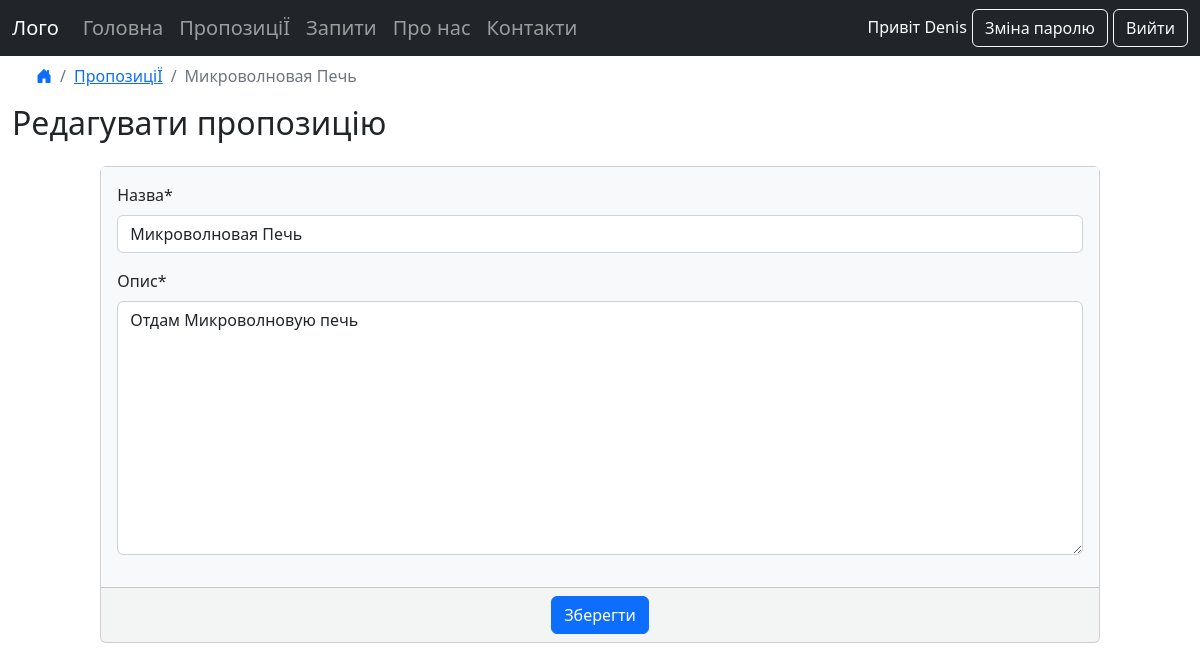
The app's page /offers/offers/1/edit/ (signed in), older data.
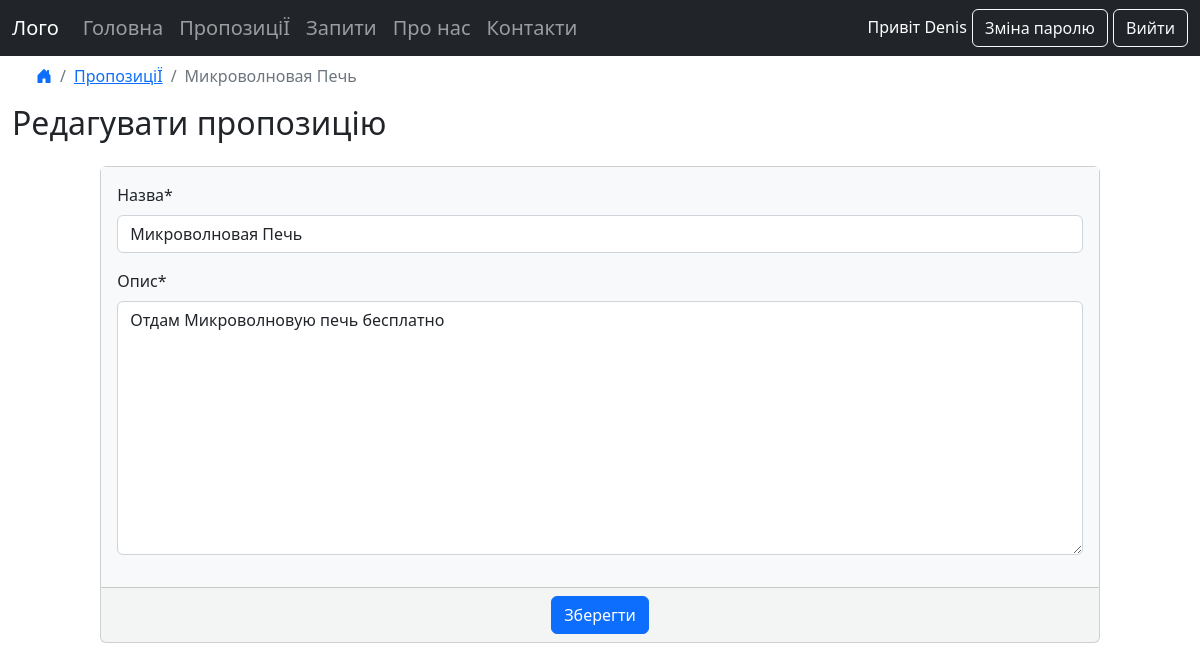
The same page, newer data.
### offers/models.py (models this page shows, shortened)
class Offers(models.Model):
    title = models.CharField(max_length=255)
    body = models.TextField('Опис', max_length=255)
    url_image = models.URLField(blank=True)
    location = models.TextField(blank=True)
    date = models.DateTimeField(auto_now_add=True)
    author = models.ForeignKey(
        'accounts.CustomUser',
        on_delete=models.CASCADE,
    )

### offers/views.py (the view)
# urls.py: path("offers/<int:pk>/edit/", OffersUpdateView.as_view(), name="offers_edit"),
class OffersUpdateView(LoginRequiredMixin, UserPassesTestMixin, UpdateView):
    model = Offers
    form_class = UpdateOffersForm
    template_name = "offers_edit.html"
    def test_func(self):
        obj = self.get_object()
        return obj.author == self.request.user

### offers/forms.py
class UpdateOffersForm(forms.ModelForm):
    title = forms.CharField(label='Назва', min_length=10)
    body = forms.Textarea()
    class Meta:
        model = Offers
        fields = ['title', 'body']

### templates/offers_edit.html (shortened to what this page needs)
{% extends "base.html" %}
{% load crispy_forms_tags %}
{% block content %}
<ul class="breadcrumb ms-4">
    <li class="breadcrumb-item"><a href="{% url 'home' %}"><i class="bi bi-house-door-fill"></i></a></li>
    <li class="breadcrumb-item"><a href="{% url 'offers_list' %}">ПропозиціЇ</a></li>
    <li class="breadcrumb-item active">{{ offers.title }}</li>
</ul>
<h2>Редагувати пропозицію</h2>
<form action="" method="post">
    <div class="card mt-4 card-edit bg-light bg-opacity-50 mx-auto" style="max-width: 85%;">
        <div class="card-body bg-light">
            {{ form|crispy }}
        </div>
        <div class="card-footer text-center text-muted">
            <input class= "btn btn-primary" type="submit" value="Зберегти">
        </div>
    </div>
</form>
{% endblock content %}

Row changes from the older to the newer data that the page shows:
changed Offers "Микроволновая Печь": body "Отдам Микроволновую печь" → "Отдам Микроволновую печь бесплатно"
